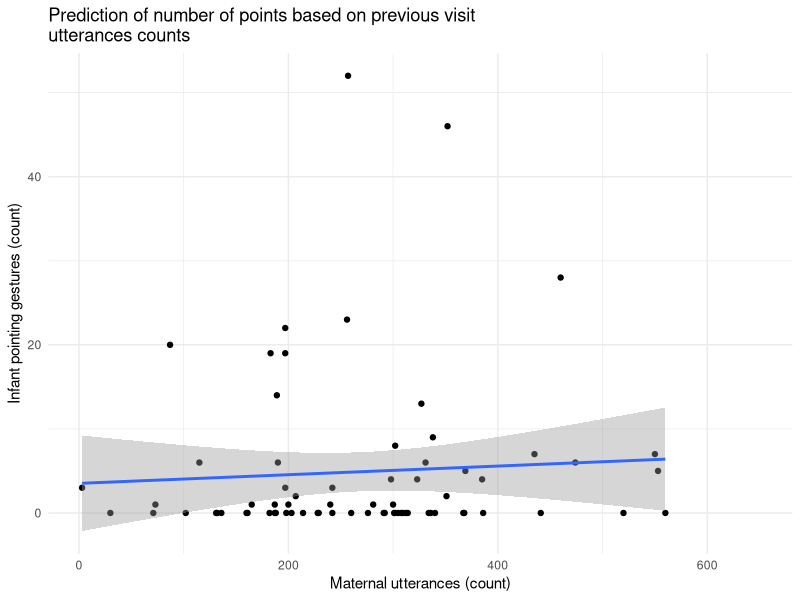
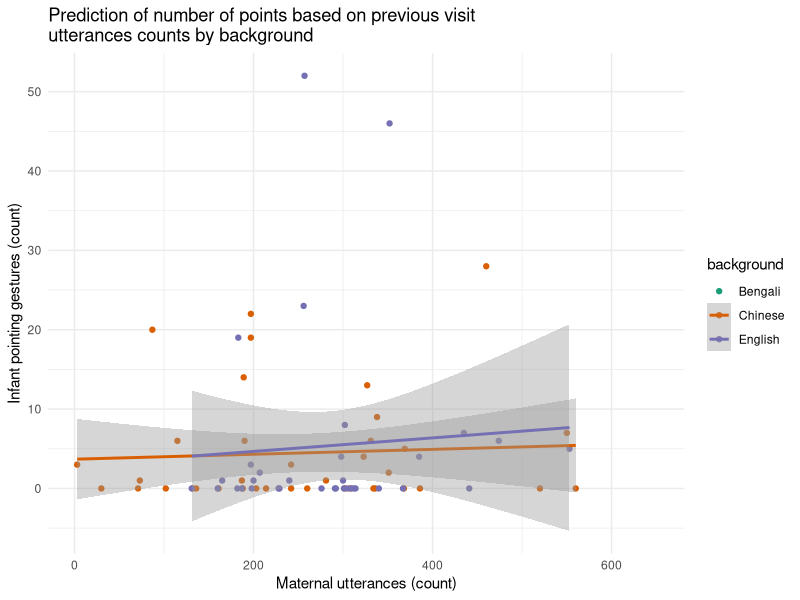
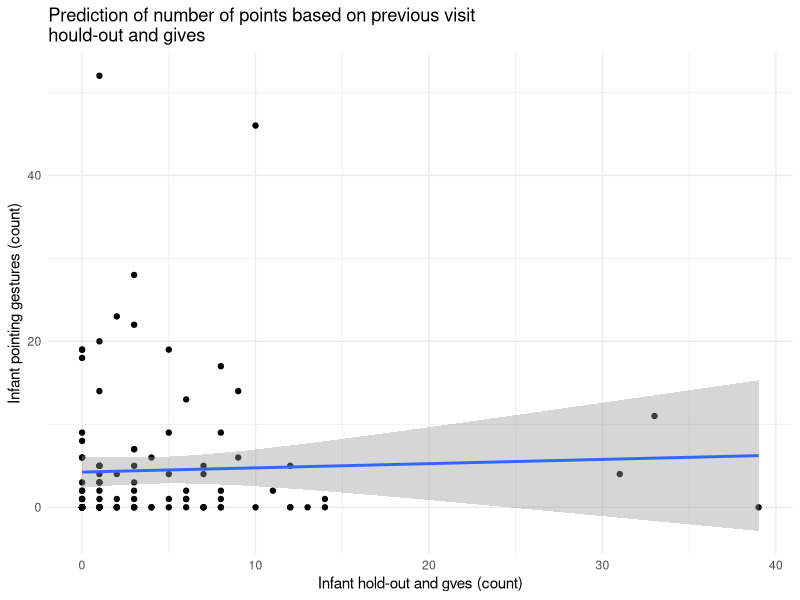
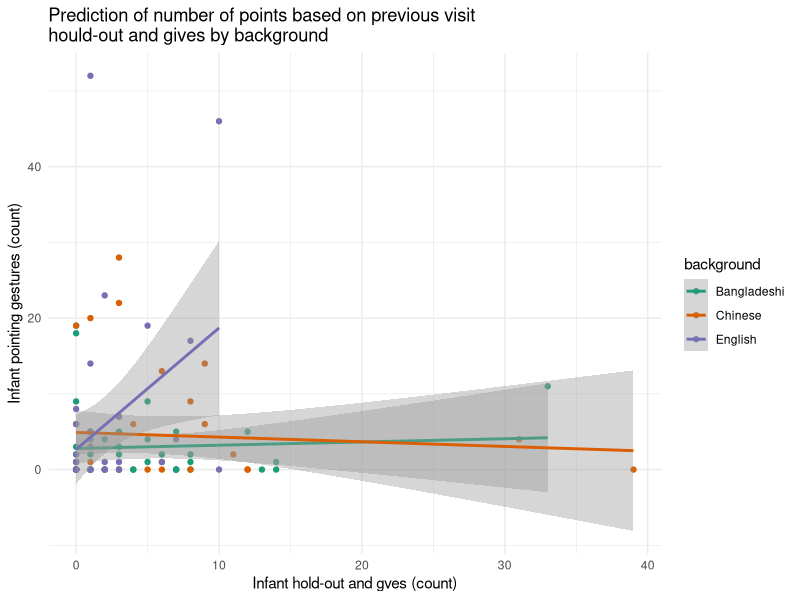
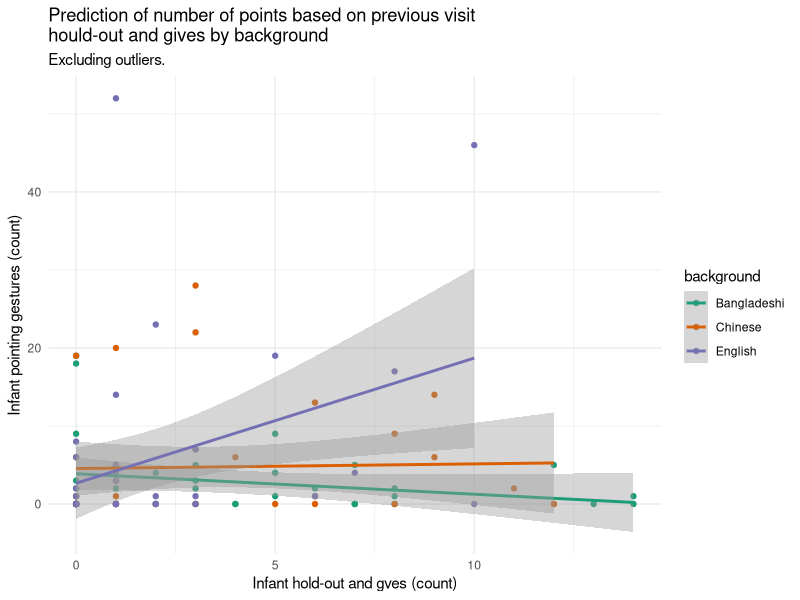
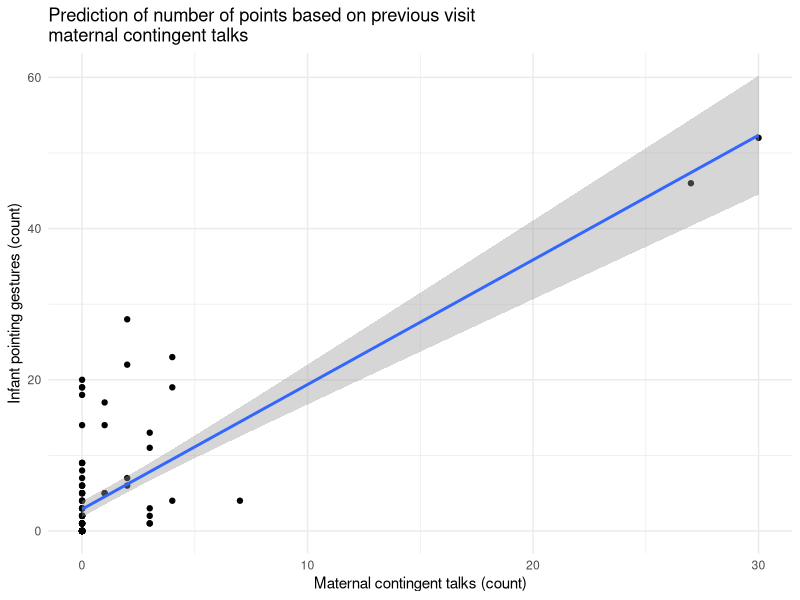
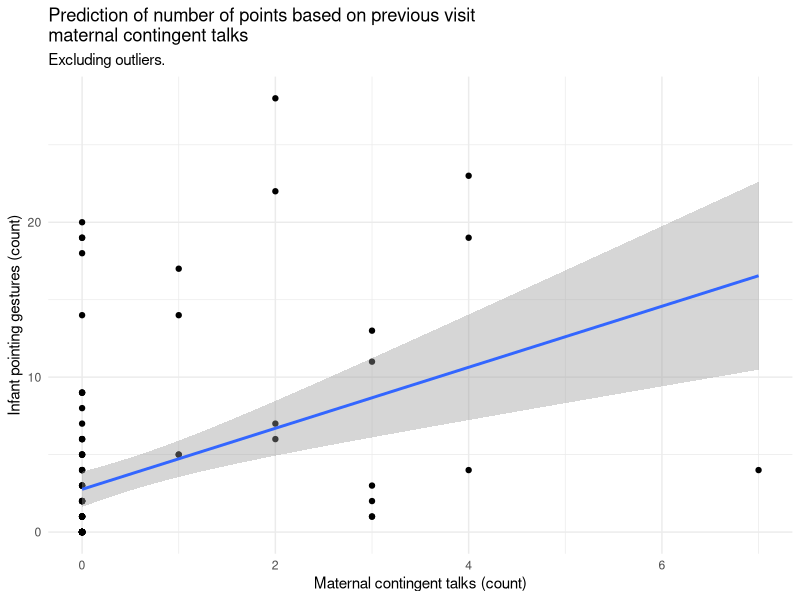
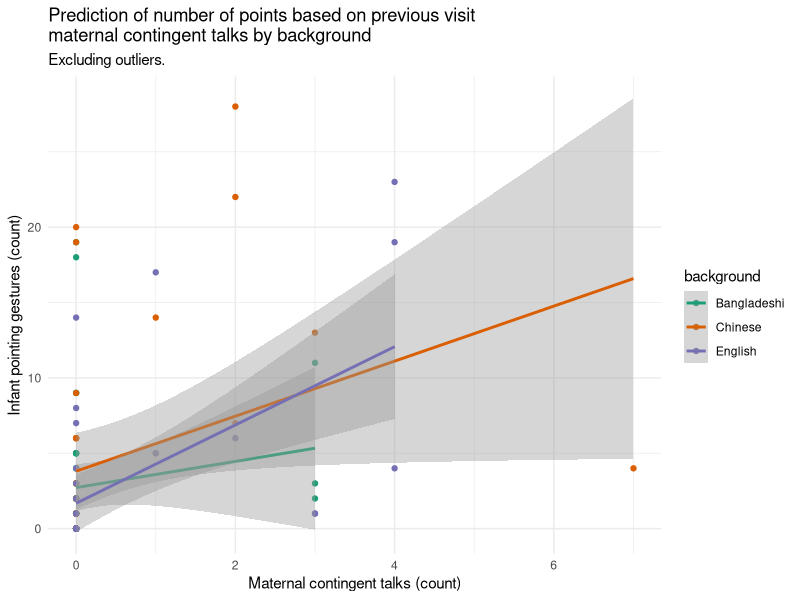

These figures' R source, in order:
## ---- chunk 1
knitr::opts_chunk$set(echo = FALSE, fig.align = "center")
knitr::opts_knit$set(root.dir = normalizePath("../../"))
library(fitdistrplus)
library(tidyverse)
theme_set(theme_minimal())
scale_colour_discrete <- function(...) scale_color_brewer(..., type = "qual", palette = "Dark2")
scale_fill_discrete <- function(...) scale_fill_brewer(..., type = "qual", palette = "Dark2")
## ---- chunk 2
gestures <- read_csv("./data/gestures.csv")

gestures_tot <- gestures %>%
  group_by(dyad, background, months, gesture) %>%
  summarise(
    count = sum(count),
    ct = sum(ct)
  ) %>%
  ungroup() %>%
  mutate(
    gesture = factor(gesture, levels = c("reach", "point", "ho_gv"))
  ) %>%
  mutate_if(is.character, as.factor)

utterances <- read_csv("./data/utterances.csv")

# NAs not removed in sum()
utterances_tot <- utterances %>%
  group_by(dyad, background, months) %>%
  summarise(
    utterances = sum(utterances)
  ) %>%
  ungroup() %>%
  mutate_if(is.character, as.factor)

point <- gestures %>%
  filter(gesture == "point") %>%
  group_by(dyad, background, months) %>%
  summarise(
    count = sum(count)
  ) %>%
  ungroup() %>%
  mutate_if(is.character, as.factor)

utter_point <- left_join(utterances_tot, point) %>%
  rename(point = count)

utterances_compl <- utterances %>% na.omit()
utterances_tcompl <- utterances_tot %>% na.omit()

utter_point_lead <- utter_point %>%
  group_by(dyad) %>%
  mutate(
    lead_point = lead(point)
  ) %>%
  filter(months != 12)

hg_point_lead <- gestures_tot %>%
  dplyr::select(-ct) %>%
  spread(gesture, count) %>%
  dplyr::select(-reach) %>%
  group_by(dyad) %>%
  mutate(
    lead_point = lead(point)
  ) %>%
  filter(months != 12)

ct_point_lead <- gestures_tot %>%
  filter(gesture == "point") %>%
  select(-gesture) %>%
  rename(point = count) %>%
  group_by(dyad) %>%
  mutate(
    lead_point = lead(point)
  ) %>%
  filter(months != 12)
## ---- chunk 3
utter_point_lead %>%
  ggplot(aes(utterances, lead_point)) +
  geom_point() +
  geom_smooth(method = "lm") +
  labs(
    title = "Prediction of number of points based on previous visit\nutterances counts",
    x = "Maternal utterances (count)",
    y = "Infant pointing gestures (count)"
  )
## ---- chunk 4
utter_point_lead %>%
  ggplot(aes(utterances, lead_point, colour = background)) +
  geom_point() +
  geom_smooth(method = "lm") +
  labs(
    title = "Prediction of number of points based on previous visit\nutterances counts by background",
    x = "Maternal utterances (count)",
    y = "Infant pointing gestures (count)"
  )
## ---- chunk 5
hg_point_lead %>%
  ggplot(aes(ho_gv, lead_point)) +
  geom_point() +
  geom_smooth(method = "lm") +
  labs(
    title = "Prediction of number of points based on previous visit\nhould-out and gives",
    x = "Infant hold-out and gves (count)",
    y = "Infant pointing gestures (count)"
  )
## ---- chunk 6
hg_point_lead %>%
  ggplot(aes(ho_gv, lead_point, colour = background)) +
  geom_point() +
  geom_smooth(method = "lm") +
  labs(
    title = "Prediction of number of points based on previous visit\nhould-out and gives by background",
    x = "Infant hold-out and gves (count)",
    y = "Infant pointing gestures (count)"
  )
## ---- chunk 7
hg_point_lead %>%
  filter(ho_gv < 20) %>%
  ggplot(aes(ho_gv, lead_point, colour = background)) +
  geom_point() +
  geom_smooth(method = "lm") +
  labs(
    title = "Prediction of number of points based on previous visit\nhould-out and gives by background",
    subtitle = "Excluding outliers.",
    x = "Infant hold-out and gves (count)",
    y = "Infant pointing gestures (count)"
  )
## ---- chunk 8
ct_point_lead %>%
  ggplot(aes(ct, lead_point)) +
  geom_point() +
  geom_smooth(method = "lm") +
  labs(
    title = "Prediction of number of points based on previous visit\nmaternal contingent talks",
    x = "Maternal contingent talks (count)",
    y = "Infant pointing gestures (count)"
  )
## ---- chunk 9
ct_point_lead %>%
  filter(ct < 20) %>%
  ggplot(aes(ct, lead_point)) +
  geom_point() +
  geom_smooth(method = "lm") +
  labs(
    title = "Prediction of number of points based on previous visit\nmaternal contingent talks",
    subtitle = "Excluding outliers.",
    x = "Maternal contingent talks (count)",
    y = "Infant pointing gestures (count)"
  )
## ---- chunk 10
ct_point_lead %>%
  filter(ct < 20) %>%
  ggplot(aes(ct, lead_point, colour = background)) +
  geom_point() +
  geom_smooth(method = "lm") +
  labs(
    title = "Prediction of number of points based on previous visit\nmaternal contingent talks by background",
    subtitle = "Excluding outliers.",
    x = "Maternal contingent talks (count)",
    y = "Infant pointing gestures (count)"
  )
